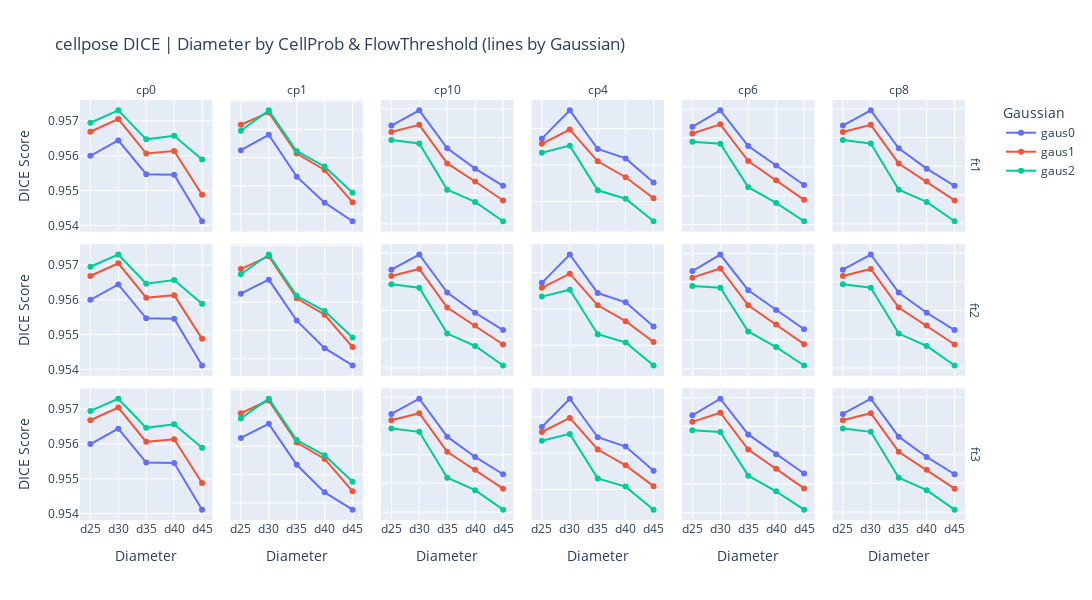

This figure's notebook cell:
### Code cell
cellpose = pd.DataFrame(cellpose_ls, columns=["diameter", "flowTreshold", "CellProb", "gaussian", "DICE", "num_cells", "name"])
df = cellpose

import pandas as pd
import plotly.express as px

# 1) Ensure your df is loaded and has the right columns:
#    ["diameter", "flowTreshold", "CellProb", "gaussian", "DICE"]

# 2) Order diameter (so “d30” < “d40” < …)
diam_order = sorted(df["diameter"].unique(), key=lambda s: int(s.lstrip("d")))
df["diameter"] = pd.Categorical(df["diameter"], categories=diam_order, ordered=True)

# 3) Build the faceted multi‐plot
fig = px.line(
    df.sort_values(["flowTreshold", "CellProb", "diameter", "gaussian"]),
    x="diameter",
    y="DICE",
    color="gaussian",
    facet_col="CellProb",      # columns = CellProb
    facet_row="flowTreshold",  # rows    = flowTreshold
    markers=True,
    labels={
        "diameter":      "Diameter",
        "DICE":          "DICE Score",
        "gaussian":      "Gaussian setting",
        "CellProb":      "CellProb",
        "flowTreshold":  "Flow threshold",
        "num_cells":   "Number of cells"
    },
    title="cellpose DICE | Diameter by CellProb & FlowThreshold (lines by Gaussian)"
)

# 4) Tidy up subplot titles and layout
for ann in fig.layout.annotations:
    # remove the leading “CellProb=” or “flowTreshold=” from facet labels
    ann.text = ann.text.split("=")[-1]

fig.update_xaxes(matches=None, tickangle=0)  # independent x‐axes
fig.update_yaxes(matches=None)               # independent y‐axes if you like

fig.update_layout(
    width=1400,
    height=200 * df["flowTreshold"].nunique(),  # e.g. 200px per row
    legend_title_text="Gaussian"
)

fig.show()
print(cellpose.sort_values(by="DICE", ascending=False))

### Figure 1 — Plotly figure (JSON) as saved in the notebook; plotly's stock layout.template omitted (floating-point values rounded to 4 significant figures)
{"data": [{"hovertemplate": "Gaussian setting=gaus0<br>Flow threshold=ft1<br>CellProb=cp0<br>Diameter=%{x}<br>DICE Score=%{y}<extra></extra>", "legendgroup": "gaus0", "line": {"color": "#636efa", "dash": "solid"}, "marker": {"symbol": "circle"}, "mode": "lines+markers", "name": "gaus0", "orientation": "v", "showlegend": true, "type": "scatter", "x": ["d25", "d30", "d35", "d40", "d45"], "xaxis": "x13", "y": [0.956, 0.9564, 0.9555, 0.9555, 0.9541], "yaxis": "y13"}, {"hovertemplate": "Gaussian setting=gaus0<br>Flow threshold=ft1<br>CellProb=cp1<br>Diameter=%{x}<br>DICE Score=%{y}<extra></extra>", "legendgroup": "gaus0", "line": {"color": "#636efa", "dash": "solid"}, "marker": {"symbol": "circle"}, "mode": "lines+markers", "name": "gaus0", "orientation": "v", "showlegend": false, "type": "scatter", "x": ["d25", "d30", "d35", "d40", "d45"], "xaxis": "x14", "y": [0.9581, 0.9584, 0.9577, 0.9572, 0.9569], "yaxis": "y14"}, {"hovertemplate": "Gaussian setting=gaus0<br>Flow threshold=ft1<br>CellProb=cp10<br>Diameter=%{x}<br>DICE Score=%{y}<extra></extra>", "legendgroup": "gaus0", "line": {"color": "#636efa", "dash": "solid"}, "marker": {"symbol": "circle"}, "mode": "lines+markers", "name": "gaus0", "orientation": "v", "showlegend": false, "type": "scatter", "x": ["d25", "d30", "d35", "d40", "d45"], "xaxis": "x15", "y": [0.9568, 0.9579, 0.9553, 0.9538, 0.9526], "yaxis": "y15"}, {"hovertemplate": "Gaussian setting=gaus0<br>Flow threshold=ft1<br>CellProb=cp4<br>Diameter=%{x}<br>DICE Score=%{y}<extra></extra>", "legendgroup": "gaus0", "line": {"color": "#636efa", "dash": "solid"}, "marker": {"symbol": "circle"}, "mode": "lines+markers", "name": "gaus0", "orientation": "v", "showlegend": false, "type": "scatter", "x": ["d25", "d30", "d35", "d40", "d45"], "xaxis": "x16", "y": [0.9575, 0.959, 0.9569, 0.9564, 0.955], "yaxis": "y16"}, {"hovertemplate": "Gaussian setting=gaus0<br>Flow threshold=ft1<br>CellProb=cp6<br>Diameter=%{x}<br>DICE Score=%{y}<extra></extra>", "legendgroup": "gaus0", "line": {"color": "#636efa", "dash": "solid"}, "marker": {"symbol": "circle"}, "mode": "lines+markers", "name": "gaus0", "orientation": "v", "showlegend": false, "type": "scatter", "x": ["d25", "d30", "d35", "d40", "d45"], "xaxis": "x17", "y": [0.9568, 0.9579, 0.9554, 0.9541, 0.9527], "yaxis": "y17"}, {"hovertemplate": "Gaussian setting=gaus0<br>Flow threshold=ft1<br>CellProb=cp8<br>Diameter=%{x}<br>DICE Score=%{y}<extra></extra>", "legendgroup": "gaus0", "line": {"color": "#636efa", "dash": "solid"}, "marker": {"symbol": "circle"}, "mode": "lines+markers", "name": "gaus0", "orientation": "v", "showlegend": false, "type": "scatter", "x": ["d25", "d30", "d35", "d40", "d45"], "xaxis": "x18", "y": [0.9568, 0.9579, 0.9553, 0.9538, 0.9526], "yaxis": "y18"}, {"hovertemplate": "Gaussian setting=gaus0<br>Flow threshold=ft2<br>CellProb=cp0<br>Diameter=%{x}<br>DICE Score=%{y}<extra></extra>", "legendgroup": "gaus0", "line": {"color": "#636efa", "dash": "solid"}, "marker": {"symbol": "circle"}, "mode": "lines+markers", "name": "gaus0", "orientation": "v", "showlegend": false, "type": "scatter", "x": ["d25", "d30", "d35", "d40", "d45"], "xaxis": "x7", "y": [0.956, 0.9564, 0.9555, 0.9555, 0.9541], "yaxis": "y7"}, {"hovertemplate": "Gaussian setting=gaus0<br>Flow threshold=ft2<br>CellProb=cp1<br>Diameter=%{x}<br>DICE Score=%{y}<extra></extra>", "legendgroup": "gaus0", "line": {"color": "#636efa", "dash": "solid"}, "marker": {"symbol": "circle"}, "mode": "lines+markers", "name": "gaus0", "orientation": "v", "showlegend": false, "type": "scatter", "x": ["d25", "d30", "d35", "d40", "d45"], "xaxis": "x8", "y": [0.9581, 0.9584, 0.9577, 0.9572, 0.9569], "yaxis": "y8"}, {"hovertemplate": "Gaussian setting=gaus0<br>Flow threshold=ft2<br>CellProb=cp10<br>Diameter=%{x}<br>DICE Score=%{y}<extra></extra>", "legendgroup": "gaus0", "line": {"color": "#636efa", "dash": "solid"}, "marker": {"symbol": "circle"}, "mode": "lines+markers", "name": "gaus0", "orientation": "v", "showlegend": false, "type": "scatter", "x": ["d25", "d30", "d35", "d40", "d45"], "xaxis": "x9", "y": [0.9568, 0.9579, 0.9553, 0.9538, 0.9526], "yaxis": "y9"}, {"hovertemplate": "Gaussian setting=gaus0<br>Flow threshold=ft2<br>CellProb=cp4<br>Diameter=%{x}<br>DICE Score=%{y}<extra></extra>", "legendgroup": "gaus0", "line": {"color": "#636efa", "dash": "solid"}, "marker": {"symbol": "circle"}, "mode": "lines+markers", "name": "gaus0", "orientation": "v", "showlegend": false, "type": "scatter", "x": ["d25", "d30", "d35", "d40", "d45"], "xaxis": "x10", "y": [0.9574, 0.959, 0.9569, 0.9564, 0.955], "yaxis": "y10"}, {"hovertemplate": "Gaussian setting=gaus0<br>Flow threshold=ft2<br>CellProb=cp6<br>Diameter=%{x}<br>DICE Score=%{y}<extra></extra>", "legendgroup": "gaus0", "line": {"color": "#636efa", "dash": "solid"}, "marker": {"symbol": "circle"}, "mode": "lines+markers", "name": "gaus0", "orientation": "v", "showlegend": false, "type": "scatter", "x": ["d25", "d30", "d35", "d40", "d45"], "xaxis": "x11", "y": [0.9568, 0.9579, 0.9554, 0.9541, 0.9527], "yaxis": "y11"}, {"hovertemplate": "Gaussian setting=gaus0<br>Flow threshold=ft2<br>CellProb=cp8<br>Diameter=%{x}<br>DICE Score=%{y}<extra></extra>", "legendgroup": "gaus0", "line": {"color": "#636efa", "dash": "solid"}, "marker": {"symbol": "circle"}, "mode": "lines+markers", "name": "gaus0", "orientation": "v", "showlegend": false, "type": "scatter", "x": ["d25", "d30", "d35", "d40", "d45"], "xaxis": "x12", "y": [0.9568, 0.9579, 0.9553, 0.9538, 0.9526], "yaxis": "y12"}, {"hovertemplate": "Gaussian setting=gaus0<br>Flow threshold=ft3<br>CellProb=cp0<br>Diameter=%{x}<br>DICE Score=%{y}<extra></extra>", "legendgroup": "gaus0", "line": {"color": "#636efa", "dash": "solid"}, "marker": {"symbol": "circle"}, "mode": "lines+markers", "name": "gaus0", "orientation": "v", "showlegend": false, "type": "scatter", "x": ["d25", "d30", "d35", "d40", "d45"], "xaxis": "x", "y": [0.956, 0.9564, 0.9555, 0.9555, 0.9541], "yaxis": "y"}, {"hovertemplate": "Gaussian setting=gaus0<br>Flow threshold=ft3<br>CellProb=cp1<br>Diameter=%{x}<br>DICE Score=%{y}<extra></extra>", "legendgroup": "gaus0", "line": {"color": "#636efa", "dash": "solid"}, "marker": {"symbol": "circle"}, "mode": "lines+markers", "name": "gaus0", "orientation": "v", "showlegend": false, "type": "scatter", "x": ["d25", "d30", "d35", "d40", "d45"], "xaxis": "x2", "y": [0.9581, 0.9584, 0.9577, 0.9572, 0.9569], "yaxis": "y2"}, {"hovertemplate": "Gaussian setting=gaus0<br>Flow threshold=ft3<br>CellProb=cp10<br>Diameter=%{x}<br>DICE Score=%{y}<extra></extra>", "legendgroup": "gaus0", "line": {"color": "#636efa", "dash": "solid"}, "marker": {"symbol": "circle"}, "mode": "lines+markers", "name": "gaus0", "orientation": "v", "showlegend": false, "type": "scatter", "x": ["d25", "d30", "d35", "d40", "d45"], "xaxis": "x3", "y": [0.9568, 0.9579, 0.9553, 0.9538, 0.9526], "yaxis": "y3"}, {"hovertemplate": "Gaussian setting=gaus0<br>Flow threshold=ft3<br>CellProb=cp4<br>Diameter=%{x}<br>DICE Score=%{y}<extra></extra>", "legendgroup": "gaus0", "line": {"color": "#636efa", "dash": "solid"}, "marker": {"symbol": "circle"}, "mode": "lines+markers", "name": "gaus0", "orientation": "v", "showlegend": false, "type": "scatter", "x": ["d25", "d30", "d35", "d40", "d45"], "xaxis": "x4", "y": [0.9574, 0.959, 0.9569, 0.9564, 0.955], "yaxis": "y4"}, {"hovertemplate": "Gaussian setting=gaus0<br>Flow threshold=ft3<br>CellProb=cp6<br>Diameter=%{x}<br>DICE Score=%{y}<extra></extra>", "legendgroup": "gaus0", "line": {"color": "#636efa", "dash": "solid"}, "marker": {"symbol": "circle"}, "mode": "lines+markers", "name": "gaus0", "orientation": "v", "showlegend": false, "type": "scatter", "x": ["d25", "d30", "d35", "d40", "d45"], "xaxis": "x5", "y": [0.9568, 0.9579, 0.9554, 0.9541, 0.9527], "yaxis": "y5"}, {"hovertemplate": "Gaussian setting=gaus0<br>Flow threshold=ft3<br>CellProb=cp8<br>Diameter=%{x}<br>DICE Score=%{y}<extra></extra>", "legendgroup": "gaus0", "line": {"color": "#636efa", "dash": "solid"}, "marker": {"symbol": "circle"}, "mode": "lines+markers", "name": "gaus0", "orientation": "v", "showlegend": false, "type": "scatter", "x": ["d25", "d30", "d35", "d40", "d45"], "xaxis": "x6", "y": [0.9568, 0.9579, 0.9553, 0.9538, 0.9526], "yaxis": "y6"}, {"hovertemplate": "Gaussian setting=gaus1<br>Flow threshold=ft1<br>CellProb=cp0<br>Diameter=%{x}<br>DICE Score=%{y}<extra></extra>", "legendgroup": "gaus1", "line": {"color": "#EF553B", "dash": "solid"}, "marker": {"symbol": "circle"}, "mode": "lines+markers", "name": "gaus1", "orientation": "v", "showlegend": true, "type": "scatter", "x": ["d25", "d30", "d35", "d40", "d45"], "xaxis": "x13", "y": [0.9567, 0.957, 0.9561, 0.9561, 0.9549], "yaxis": "y13"}, {"hovertemplate": "Gaussian setting=gaus1<br>Flow threshold=ft1<br>CellProb=cp1<br>Diameter=%{x}<br>DICE Score=%{y}<extra></extra>", "legendgroup": "gaus1", "line": {"color": "#EF553B", "dash": "solid"}, "marker": {"symbol": "circle"}, "mode": "lines+markers", "name": "gaus1", "orientation": "v", "showlegend": false, "type": "scatter", "x": ["d25", "d30", "d35", "d40", "d45"], "xaxis": "x14", "y": [0.9586, 0.9588, 0.9581, 0.9578, 0.9572], "yaxis": "y14"}, {"hovertemplate": "Gaussian setting=gaus1<br>Flow threshold=ft1<br>CellProb=cp10<br>Diameter=%{x}<br>DICE Score=%{y}<extra></extra>", "legendgroup": "gaus1", "line": {"color": "#EF553B", "dash": "solid"}, "marker": {"symbol": "circle"}, "mode": "lines+markers", "name": "gaus1", "orientation": "v", "showlegend": false, "type": "scatter", "x": ["d25", "d30", "d35", "d40", "d45"], "xaxis": "x15", "y": [0.9564, 0.9569, 0.9542, 0.9529, 0.9516], "yaxis": "y15"}, {"hovertemplate": "Gaussian setting=gaus1<br>Flow threshold=ft1<br>CellProb=cp4<br>Diameter=%{x}<br>DICE Score=%{y}<extra></extra>", "legendgroup": "gaus1", "line": {"color": "#EF553B", "dash": "solid"}, "marker": {"symbol": "circle"}, "mode": "lines+markers", "name": "gaus1", "orientation": "v", "showlegend": false, "type": "scatter", "x": ["d25", "d30", "d35", "d40", "d45"], "xaxis": "x16", "y": [0.9572, 0.9579, 0.9562, 0.9553, 0.9542], "yaxis": "y16"}, {"hovertemplate": "Gaussian setting=gaus1<br>Flow threshold=ft1<br>CellProb=cp6<br>Diameter=%{x}<br>DICE Score=%{y}<extra></extra>", "legendgroup": "gaus1", "line": {"color": "#EF553B", "dash": "solid"}, "marker": {"symbol": "circle"}, "mode": "lines+markers", "name": "gaus1", "orientation": "v", "showlegend": false, "type": "scatter", "x": ["d25", "d30", "d35", "d40", "d45"], "xaxis": "x17", "y": [0.9563, 0.9569, 0.9544, 0.9531, 0.9517], "yaxis": "y17"}, {"hovertemplate": "Gaussian setting=gaus1<br>Flow threshold=ft1<br>CellProb=cp8<br>Diameter=%{x}<br>DICE Score=%{y}<extra></extra>", "legendgroup": "gaus1", "line": {"color": "#EF553B", "dash": "solid"}, "marker": {"symbol": "circle"}, "mode": "lines+markers", "name": "gaus1", "orientation": "v", "showlegend": false, "type": "scatter", "x": ["d25", "d30", "d35", "d40", "d45"], "xaxis": "x18", "y": [0.9564, 0.9569, 0.9542, 0.9529, 0.9516], "yaxis": "y18"}, {"hovertemplate": "Gaussian setting=gaus1<br>Flow threshold=ft2<br>CellProb=cp0<br>Diameter=%{x}<br>DICE Score=%{y}<extra></extra>", "legendgroup": "gaus1", "line": {"color": "#EF553B", "dash": "solid"}, "marker": {"symbol": "circle"}, "mode": "lines+markers", "name": "gaus1", "orientation": "v", "showlegend": false, "type": "scatter", "x": ["d25", "d30", "d35", "d40", "d45"], "xaxis": "x7", "y": [0.9567, 0.957, 0.9561, 0.9561, 0.9549], "yaxis": "y7"}, {"hovertemplate": "Gaussian setting=gaus1<br>Flow threshold=ft2<br>CellProb=cp1<br>Diameter=%{x}<br>DICE Score=%{y}<extra></extra>", "legendgroup": "gaus1", "line": {"color": "#EF553B", "dash": "solid"}, "marker": {"symbol": "circle"}, "mode": "lines+markers", "name": "gaus1", "orientation": "v", "showlegend": false, "type": "scatter", "x": ["d25", "d30", "d35", "d40", "d45"], "xaxis": "x8", "y": [0.9586, 0.9588, 0.9581, 0.9578, 0.9572], "yaxis": "y8"}, {"hovertemplate": "Gaussian setting=gaus1<br>Flow threshold=ft2<br>CellProb=cp10<br>Diameter=%{x}<br>DICE Score=%{y}<extra></extra>", "legendgroup": "gaus1", "line": {"color": "#EF553B", "dash": "solid"}, "marker": {"symbol": "circle"}, "mode": "lines+markers", "name": "gaus1", "orientation": "v", "showlegend": false, "type": "scatter", "x": ["d25", "d30", "d35", "d40", "d45"], "xaxis": "x9", "y": [0.9564, 0.9569, 0.9542, 0.9529, 0.9516], "yaxis": "y9"}, {"hovertemplate": "Gaussian setting=gaus1<br>Flow threshold=ft2<br>CellProb=cp4<br>Diameter=%{x}<br>DICE Score=%{y}<extra></extra>", "legendgroup": "gaus1", "line": {"color": "#EF553B", "dash": "solid"}, "marker": {"symbol": "circle"}, "mode": "lines+markers", "name": "gaus1", "orientation": "v", "showlegend": false, "type": "scatter", "x": ["d25", "d30", "d35", "d40", "d45"], "xaxis": "x10", "y": [0.9572, 0.9579, 0.9562, 0.9553, 0.9542], "yaxis": "y10"}, {"hovertemplate": "Gaussian setting=gaus1<br>Flow threshold=ft2<br>CellProb=cp6<br>Diameter=%{x}<br>DICE Score=%{y}<extra></extra>", "legendgroup": "gaus1", "line": {"color": "#EF553B", "dash": "solid"}, "marker": {"symbol": "circle"}, "mode": "lines+markers", "name": "gaus1", "orientation": "v", "showlegend": false, "type": "scatter", "x": ["d25", "d30", "d35", "d40", "d45"], "xaxis": "x11", "y": [0.9563, 0.9569, 0.9544, 0.9531, 0.9517], "yaxis": "y11"}, {"hovertemplate": "Gaussian setting=gaus1<br>Flow threshold=ft2<br>CellProb=cp8<br>Diameter=%{x}<br>DICE Score=%{y}<extra></extra>", "legendgroup": "gaus1", "line": {"color": "#EF553B", "dash": "solid"}, "marker": {"symbol": "circle"}, "mode": "lines+markers", "name": "gaus1", "orientation": "v", "showlegend": false, "type": "scatter", "x": ["d25", "d30", "d35", "d40", "d45"], "xaxis": "x12", "y": [0.9564, 0.9569, 0.9542, 0.9529, 0.9516], "yaxis": "y12"}, {"hovertemplate": "Gaussian setting=gaus1<br>Flow threshold=ft3<br>CellProb=cp0<br>Diameter=%{x}<br>DICE Score=%{y}<extra></extra>", "legendgroup": "gaus1", "line": {"color": "#EF553B", "dash": "solid"}, "marker": {"symbol": "circle"}, "mode": "lines+markers", "name": "gaus1", "orientation": "v", "showlegend": false, "type": "scatter", "x": ["d25", "d30", "d35", "d40", "d45"], "xaxis": "x", "y": [0.9567, 0.957, 0.9561, 0.9561, 0.9549], "yaxis": "y"}, {"hovertemplate": "Gaussian setting=gaus1<br>Flow threshold=ft3<br>CellProb=cp1<br>Diameter=%{x}<br>DICE Score=%{y}<extra></extra>", "legendgroup": "gaus1", "line": {"color": "#EF553B", "dash": "solid"}, "marker": {"symbol": "circle"}, "mode": "lines+markers", "name": "gaus1", "orientation": "v", "showlegend": false, "type": "scatter", "x": ["d25", "d30", "d35", "d40", "d45"], "xaxis": "x2", "y": [0.9586, 0.9588, 0.9581, 0.9578, 0.9572], "yaxis": "y2"}, {"hovertemplate": "Gaussian setting=gaus1<br>Flow threshold=ft3<br>CellProb=cp10<br>Diameter=%{x}<br>DICE Score=%{y}<extra></extra>", "legendgroup": "gaus1", "line": {"color": "#EF553B", "dash": "solid"}, "marker": {"symbol": "circle"}, "mode": "lines+markers", "name": "gaus1", "orientation": "v", "showlegend": false, "type": "scatter", "x": ["d25", "d30", "d35", "d40", "d45"], "xaxis": "x3", "y": [0.9564, 0.9569, 0.9542, 0.9529, 0.9516], "yaxis": "y3"}, {"hovertemplate": "Gaussian setting=gaus1<br>Flow threshold=ft3<br>CellProb=cp4<br>Diameter=%{x}<br>DICE Score=%{y}<extra></extra>", "legendgroup": "gaus1", "line": {"color": "#EF553B", "dash": "solid"}, "marker": {"symbol": "circle"}, "mode": "lines+markers", "name": "gaus1", "orientation": "v", "showlegend": false, "type": "scatter", "x": ["d25", "d30", "d35", "d40", "d45"], "xaxis": "x4", "y": [0.9572, 0.9579, 0.9562, 0.9553, 0.9542], "yaxis": "y4"}, {"hovertemplate": "Gaussian setting=gaus1<br>Flow threshold=ft3<br>CellProb=cp6<br>Diameter=%{x}<br>DICE Score=%{y}<extra></extra>", "legendgroup": "gaus1", "line": {"color": "#EF553B", "dash": "solid"}, "marker": {"symbol": "circle"}, "mode": "lines+markers", "name": "gaus1", "orientation": "v", "showlegend": false, "type": "scatter", "x": ["d25", "d30", "d35", "d40", "d45"], "xaxis": "x5", "y": [0.9563, 0.9569, 0.9544, 0.9531, 0.9517], "yaxis": "y5"}, {"hovertemplate": "Gaussian setting=gaus1<br>Flow threshold=ft3<br>CellProb=cp8<br>Diameter=%{x}<br>DICE Score=%{y}<extra></extra>", "legendgroup": "gaus1", "line": {"color": "#EF553B", "dash": "solid"}, "marker": {"symbol": "circle"}, "mode": "lines+markers", "name": "gaus1", "orientation": "v", "showlegend": false, "type": "scatter", "x": ["d25", "d30", "d35", "d40", "d45"], "xaxis": "x6", "y": [0.9564, 0.9569, 0.9542, 0.9529, 0.9516], "yaxis": "y6"}, {"hovertemplate": "Gaussian setting=gaus2<br>Flow threshold=ft1<br>CellProb=cp0<br>Diameter=%{x}<br>DICE Score=%{y}<extra></extra>", "legendgroup": "gaus2", "line": {"color": "#00cc96", "dash": "solid"}, "marker": {"symbol": "circle"}, "mode": "lines+markers", "name": "gaus2", "orientation": "v", "showlegend": true, "type": "scatter", "x": ["d25", "d30", "d35", "d40", "d45"], "xaxis": "x13", "y": [0.9569, 0.9573, 0.9565, 0.9566, 0.9559], "yaxis": "y13"}, {"hovertemplate": "Gaussian setting=gaus2<br>Flow threshold=ft1<br>CellProb=cp1<br>Diameter=%{x}<br>DICE Score=%{y}<extra></extra>", "legendgroup": "gaus2", "line": {"color": "#00cc96", "dash": "solid"}, "marker": {"symbol": "circle"}, "mode": "lines+markers", "name": "gaus2", "orientation": "v", "showlegend": false, "type": "scatter", "x": ["d25", "d30", "d35", "d40", "d45"], "xaxis": "x14", "y": [0.9585, 0.9588, 0.9581, 0.9578, 0.9574], "yaxis": "y14"}, {"hovertemplate": "Gaussian setting=gaus2<br>Flow threshold=ft1<br>CellProb=cp10<br>Diameter=%{x}<br>DICE Score=%{y}<extra></extra>", "legendgroup": "gaus2", "line": {"color": "#00cc96", "dash": "solid"}, "marker": {"symbol": "circle"}, "mode": "lines+markers", "name": "gaus2", "orientation": "v", "showlegend": false, "type": "scatter", "x": ["d25", "d30", "d35", "d40", "d45"], "xaxis": "x15", "y": [0.9558, 0.9556, 0.9524, 0.9515, 0.9502], "yaxis": "y15"}, {"hovertemplate": "Gaussian setting=gaus2<br>Flow threshold=ft1<br>CellProb=cp4<br>Diameter=%{x}<br>DICE Score=%{y}<extra></extra>", "legendgroup": "gaus2", "line": {"color": "#00cc96", "dash": "solid"}, "marker": {"symbol": "circle"}, "mode": "lines+markers", "name": "gaus2", "orientation": "v", "showlegend": false, "type": "scatter", "x": ["d25", "d30", "d35", "d40", "d45"], "xaxis": "x16", "y": [0.9567, 0.9571, 0.9546, 0.9542, 0.9529], "yaxis": "y16"}, {"hovertemplate": "Gaussian setting=gaus2<br>Flow threshold=ft1<br>CellProb=cp6<br>Diameter=%{x}<br>DICE Score=%{y}<extra></extra>", "legendgroup": "gaus2", "line": {"color": "#00cc96", "dash": "solid"}, "marker": {"symbol": "circle"}, "mode": "lines+markers", "name": "gaus2", "orientation": "v", "showlegend": false, "type": "scatter", "x": ["d25", "d30", "d35", "d40", "d45"], "xaxis": "x17", "y": [0.9557, 0.9556, 0.9526, 0.9515, 0.9502], "yaxis": "y17"}, {"hovertemplate": "Gaussian setting=gaus2<br>Flow threshold=ft1<br>CellProb=cp8<br>Diameter=%{x}<br>DICE Score=%{y}<extra></extra>", "legendgroup": "gaus2", "line": {"color": "#00cc96", "dash": "solid"}, "marker": {"symbol": "circle"}, "mode": "lines+markers", "name": "gaus2", "orientation": "v", "showlegend": false, "type": "scatter", "x": ["d25", "d30", "d35", "d40", "d45"], "xaxis": "x18", "y": [0.9558, 0.9556, 0.9524, 0.9515, 0.9502], "yaxis": "y18"}, {"hovertemplate": "Gaussian setting=gaus2<br>Flow threshold=ft2<br>CellProb=cp0<br>Diameter=%{x}<br>DICE Score=%{y}<extra></extra>", "legendgroup": "gaus2", "line": {"color": "#00cc96", "dash": "solid"}, "marker": {"symbol": "circle"}, "mode": "lines+markers", "name": "gaus2", "orientation": "v", "showlegend": false, "type": "scatter", "x": ["d25", "d30", "d35", "d40", "d45"], "xaxis": "x7", "y": [0.957, 0.9573, 0.9565, 0.9566, 0.9559], "yaxis": "y7"}, {"hovertemplate": "Gaussian setting=gaus2<br>Flow threshold=ft2<br>CellProb=cp1<br>Diameter=%{x}<br>DICE Score=%{y}<extra></extra>", "legendgroup": "gaus2", "line": {"color": "#00cc96", "dash": "solid"}, "marker": {"symbol": "circle"}, "mode": "lines+markers", "name": "gaus2", "orientation": "v", "showlegend": false, "type": "scatter", "x": ["d25", "d30", "d35", "d40", "d45"], "xaxis": "x8", "y": [0.9585, 0.9588, 0.9581, 0.9578, 0.9574], "yaxis": "y8"}, {"hovertemplate": "Gaussian setting=gaus2<br>Flow threshold=ft2<br>CellProb=cp10<br>Diameter=%{x}<br>DICE Score=%{y}<extra></extra>", "legendgroup": "gaus2", "line": {"color": "#00cc96", "dash": "solid"}, "marker": {"symbol": "circle"}, "mode": "lines+markers", "name": "gaus2", "orientation": "v", "showlegend": false, "type": "scatter", "x": ["d25", "d30", "d35", "d40", "d45"], "xaxis": "x9", "y": [0.9558, 0.9556, 0.9524, 0.9515, 0.9502], "yaxis": "y9"}, {"hovertemplate": "Gaussian setting=gaus2<br>Flow threshold=ft2<br>CellProb=cp4<br>Diameter=%{x}<br>DICE Score=%{y}<extra></extra>", "legendgroup": "gaus2", "line": {"color": "#00cc96", "dash": "solid"}, "marker": {"symbol": "circle"}, "mode": "lines+markers", "name": "gaus2", "orientation": "v", "showlegend": false, "type": "scatter", "x": ["d25", "d30", "d35", "d40", "d45"], "xaxis": "x10", "y": [0.9567, 0.9571, 0.9546, 0.9542, 0.9529], "yaxis": "y10"}, {"hovertemplate": "Gaussian setting=gaus2<br>Flow threshold=ft2<br>CellProb=cp6<br>Diameter=%{x}<br>DICE Score=%{y}<extra></extra>", "legendgroup": "gaus2", "line": {"color": "#00cc96", "dash": "solid"}, "marker": {"symbol": "circle"}, "mode": "lines+markers", "name": "gaus2", "orientation": "v", "showlegend": false, "type": "scatter", "x": ["d25", "d30", "d35", "d40", "d45"], "xaxis": "x11", "y": [0.9557, 0.9556, 0.9526, 0.9515, 0.9502], "yaxis": "y11"}, {"hovertemplate": "Gaussian setting=gaus2<br>Flow threshold=ft2<br>CellProb=cp8<br>Diameter=%{x}<br>DICE Score=%{y}<extra></extra>", "legendgroup": "gaus2", "line": {"color": "#00cc96", "dash": "solid"}, "marker": {"symbol": "circle"}, "mode": "lines+markers", "name": "gaus2", "orientation": "v", "showlegend": false, "type": "scatter", "x": ["d25", "d30", "d35", "d40", "d45"], "xaxis": "x12", "y": [0.9558, 0.9556, 0.9524, 0.9515, 0.9502], "yaxis": "y12"}, {"hovertemplate": "Gaussian setting=gaus2<br>Flow threshold=ft3<br>CellProb=cp0<br>Diameter=%{x}<br>DICE Score=%{y}<extra></extra>", "legendgroup": "gaus2", "line": {"color": "#00cc96", "dash": "solid"}, "marker": {"symbol": "circle"}, "mode": "lines+markers", "name": "gaus2", "orientation": "v", "showlegend": false, "type": "scatter", "x": ["d25", "d30", "d35", "d40", "d45"], "xaxis": "x", "y": [0.957, 0.9573, 0.9565, 0.9566, 0.9559], "yaxis": "y"}, {"hovertemplate": "Gaussian setting=gaus2<br>Flow threshold=ft3<br>CellProb=cp1<br>Diameter=%{x}<br>DICE Score=%{y}<extra></extra>", "legendgroup": "gaus2", "line": {"color": "#00cc96", "dash": "solid"}, "marker": {"symbol": "circle"}, "mode": "lines+markers", "name": "gaus2", "orientation": "v", "showlegend": false, "type": "scatter", "x": ["d25", "d30", "d35", "d40", "d45"], "xaxis": "x2", "y": [0.9585, 0.9588, 0.9581, 0.9578, 0.9574], "yaxis": "y2"}, {"hovertemplate": "Gaussian setting=gaus2<br>Flow threshold=ft3<br>CellProb=cp10<br>Diameter=%{x}<br>DICE Score=%{y}<extra></extra>", "legendgroup": "gaus2", "line": {"color": "#00cc96", "dash": "solid"}, "marker": {"symbol": "circle"}, "mode": "lines+markers", "name": "gaus2", "orientation": "v", "showlegend": false, "type": "scatter", "x": ["d25", "d30", "d35", "d40", "d45"], "xaxis": "x3", "y": [0.9558, 0.9556, 0.9524, 0.9515, 0.9502], "yaxis": "y3"}, {"hovertemplate": "Gaussian setting=gaus2<br>Flow threshold=ft3<br>CellProb=cp4<br>Diameter=%{x}<br>DICE Score=%{y}<extra></extra>", "legendgroup": "gaus2", "line": {"color": "#00cc96", "dash": "solid"}, "marker": {"symbol": "circle"}, "mode": "lines+markers", "name": "gaus2", "orientation": "v", "showlegend": false, "type": "scatter", "x": ["d25", "d30", "d35", "d40", "d45"], "xaxis": "x4", "y": [0.9567, 0.9571, 0.9546, 0.9542, 0.9529], "yaxis": "y4"}, {"hovertemplate": "Gaussian setting=gaus2<br>Flow threshold=ft3<br>CellProb=cp6<br>Diameter=%{x}<br>DICE Score=%{y}<extra></extra>", "legendgroup": "gaus2", "line": {"color": "#00cc96", "dash": "solid"}, "marker": {"symbol": "circle"}, "mode": "lines+markers", "name": "gaus2", "orientation": "v", "showlegend": false, "type": "scatter", "x": ["d25", "d30", "d35", "d40", "d45"], "xaxis": "x5", "y": [0.9557, 0.9556, 0.9526, 0.9515, 0.9502], "yaxis": "y5"}, {"hovertemplate": "Gaussian setting=gaus2<br>Flow threshold=ft3<br>CellProb=cp8<br>Diameter=%{x}<br>DICE Score=%{y}<extra></extra>", "legendgroup": "gaus2", "line": {"color": "#00cc96", "dash": "solid"}, "marker": {"symbol": "circle"}, "mode": "lines+markers", "name": "gaus2", "orientation": "v", "showlegend": false, "type": "scatter", "x": ["d25", "d30", "d35", "d40", "d45"], "xaxis": "x6", "y": [0.9558, 0.9556, 0.9524, 0.9515, 0.9502], "yaxis": "y6"}], "layout": {"annotations": [{"font": {}, "showarrow": false, "text": "cp0", "x": 0.07333, "xanchor": "center", "xref": "paper", "y": 1.0, "yanchor": "bottom", "yref": "paper"}, {"font": {}, "showarrow": false, "text": "cp1", "x": 0.24, "xanchor": "center", "xref": "paper", "y": 1.0, "yanchor": "bottom", "yref": "paper"}, {"font": {}, "showarrow": false, "text": "cp10", "x": 0.4067, "xanchor": "center", "xref": "paper", "y": 1.0, "yanchor": "bottom", "yref": "paper"}, {"font": {}, "showarrow": false, "text": "cp4", "x": 0.5733, "xanchor": "center", "xref": "paper", "y": 1.0, "yanchor": "bottom", "yref": "paper"}, {"font": {}, "showarrow": false, "text": "cp6", "x": 0.74, "xanchor": "center", "xref": "paper", "y": 1.0, "yanchor": "bottom", "yref": "paper"}, {"font": {}, "showarrow": false, "text": "cp8", "x": 0.9067, "xanchor": "center", "xref": "paper", "y": 1.0, "yanchor": "bottom", "yref": "paper"}, {"font": {}, "showarrow": false, "text": "ft3", "textangle": 90, "x": 0.98, "xanchor": "left", "xref": "paper", "y": 0.1567, "yanchor": "middle", "yref": "paper"}, {"font": {}, "showarrow": false, "text": "ft2", "textangle": 90, "x": 0.98, "xanchor": "left", "xref": "paper", "y": 0.5, "yanchor": "middle", "yref": "paper"}, {"font": {}, "showarrow": false, "text": "ft1", "textangle": 90, "x": 0.98, "xanchor": "left", "xref": "paper", "y": 0.8433, "yanchor": "middle", "yref": "paper"}], "height": 600, "legend": {"title": {"text": "Gaussian"}, "tracegroupgap": 0}, "title": {"text": "cellpose DICE | Diameter by CellProb & FlowThreshold (lines by Gaussian)"}, "width": 1400, "xaxis": {"anchor": "y", "domain": [0, 0.1467], "tickangle": 0, "title": {"text": "Diameter"}}, "xaxis10": {"anchor": "y10", "domain": [0.5, 0.6467], "showticklabels": false, "tickangle": 0}, "xaxis11": {"anchor": "y11", "domain": [0.6667, 0.8133], "showticklabels": false, "tickangle": 0}, "xaxis12": {"anchor": "y12", "domain": [0.8333, 0.98], "showticklabels": false, "tickangle": 0}, "xaxis13": {"anchor": "y13", "domain": [0, 0.1467], "showticklabels": false, "tickangle": 0}, "xaxis14": {"anchor": "y14", "domain": [0.1667, 0.3133], "showticklabels": false, "tickangle": 0}, "xaxis15": {"anchor": "y15", "domain": [0.3333, 0.48], "showticklabels": false, "tickangle": 0}, "xaxis16": {"anchor": "y16", "domain": [0.5, 0.6467], "showticklabels": false, "tickangle": 0}, "xaxis17": {"anchor": "y17", "domain": [0.6667, 0.8133], "showticklabels": false, "tickangle": 0}, "xaxis18": {"anchor": "y18", "domain": [0.8333, 0.98], "showticklabels": false, "tickangle": 0}, "xaxis2": {"anchor": "y2", "domain": [0.1667, 0.3133], "tickangle": 0, "title": {"text": "Diameter"}}, "xaxis3": {"anchor": "y3", "domain": [0.3333, 0.48], "tickangle": 0, "title": {"text": "Diameter"}}, "xaxis4": {"anchor": "y4", "domain": [0.5, 0.6467], "tickangle": 0, "title": {"text": "Diameter"}}, "xaxis5": {"anchor": "y5", "domain": [0.6667, 0.8133], "tickangle": 0, "title": {"text": "Diameter"}}, "xaxis6": {"anchor": "y6", "domain": [0.8333, 0.98], "tickangle": 0, "title": {"text": "Diameter"}}, "xaxis7": {"anchor": "y7", "domain": [0, 0.1467], "showticklabels": false, "tickangle": 0}, "xaxis8": {"anchor": "y8", "domain": [0.1667, 0.3133], "showticklabels": false, "tickangle": 0}, "xaxis9": {"anchor": "y9", "domain": [0.3333, 0.48], "showticklabels": false, "tickangle": 0}, "yaxis": {"anchor": "x", "domain": [0, 0.3133], "title": {"text": "DICE Score"}}, "yaxis10": {"anchor": "x10", "domain": [0.3433, 0.6567], "showticklabels": false}, "yaxis11": {"anchor": "x11", "domain": [0.3433, 0.6567], "showticklabels": false}, "yaxis12": {"anchor": "x12", "domain": [0.3433, 0.6567], "showticklabels": false}, "yaxis13": {"anchor": "x13", "domain": [0.6867, 1.0], "title": {"text": "DICE Score"}}, "yaxis14": {"anchor": "x14", "domain": [0.6867, 1.0], "showticklabels": false}, "yaxis15": {"anchor": "x15", "domain": [0.6867, 1.0], "showticklabels": false}, "yaxis16": {"anchor": "x16", "domain": [0.6867, 1.0], "showticklabels": false}, "yaxis17": {"anchor": "x17", "domain": [0.6867, 1.0], "showticklabels": false}, "yaxis18": {"anchor": "x18", "domain": [0.6867, 1.0], "showticklabels": false}, "yaxis2": {"anchor": "x2", "domain": [0, 0.3133], "showticklabels": false}, "yaxis3": {"anchor": "x3", "domain": [0, 0.3133], "showticklabels": false}, "yaxis4": {"anchor": "x4", "domain": [0, 0.3133], "showticklabels": false}, "yaxis5": {"anchor": "x5", "domain": [0, 0.3133], "showticklabels": false}, "yaxis6": {"anchor": "x6", "domain": [0, 0.3133], "showticklabels": false}, "yaxis7": {"anchor": "x7", "domain": [0.3433, 0.6567], "title": {"text": "DICE Score"}}, "yaxis8": {"anchor": "x8", "domain": [0.3433, 0.6567], "showticklabels": false}, "yaxis9": {"anchor": "x9", "domain": [0.3433, 0.6567], "showticklabels": false}}}
